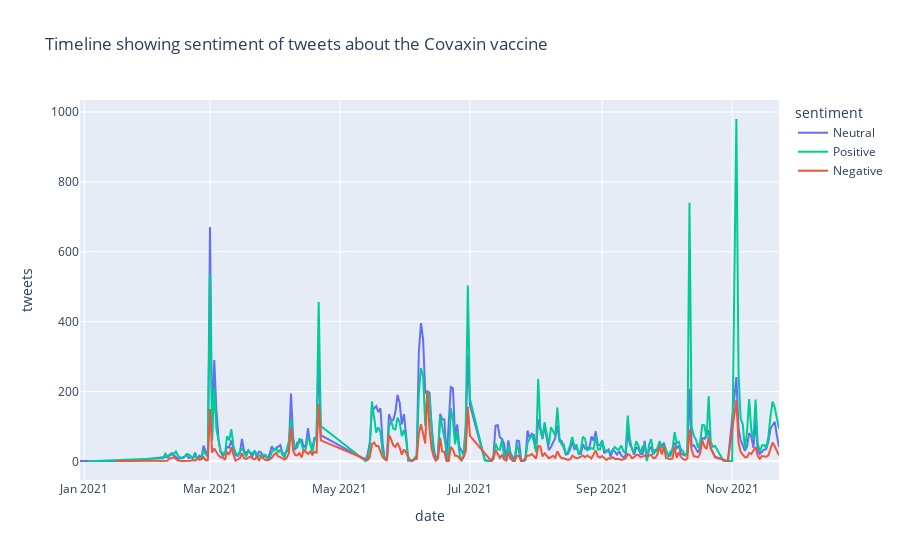

The notebook cell this image was saved under:
### Markdown cell above
#### Covaxin

### Code cell
def filtered_timeline(df, vax, title):
    df = df.dropna()
    title_str = 'Timeline showing sentiment of tweets about the '+title+' vaccine'
    vac_tweets = df_tweets[df_tweets['clean_text'].str.contains(vax, case=False, na=False)]
    
    timeline = vac_tweets.groupby(['date', 'sentiment']).agg(**{'tweets': ('id', 'count')}).reset_index()
    fig = px.line(timeline, x='date', y='tweets', color='sentiment', color_discrete_map={'Positive': '#00CC96', 'Negative': '#EF553B', 'Neutral': '#636EFA'},title=title_str)

    fig.show()
    return vac_tweets

covaxin = filtered_timeline(df_tweets, 'covaxin', title='Covaxin')

### Figure 1 — Plotly figure (JSON) as saved in the notebook; plotly's stock layout.template omitted (floating-point values rounded to 4 significant figures; data arrays with more than 128 entries replaced by an {"elided": "..."} marker saying what was removed)
{"data": [{"hovertemplate": "sentiment=Neutral<br>date=%{x}<br>tweets=%{y}<extra></extra>", "legendgroup": "Neutral", "line": {"color": "#636EFA", "dash": "solid"}, "marker": {"symbol": "circle"}, "mode": "lines", "name": "Neutral", "orientation": "v", "showlegend": true, "type": "scatter", "x": {"elided": "260 str values"}, "xaxis": "x", "y": {"elided": "260 int values"}, "yaxis": "y"}, {"hovertemplate": "sentiment=Positive<br>date=%{x}<br>tweets=%{y}<extra></extra>", "legendgroup": "Positive", "line": {"color": "#00CC96", "dash": "solid"}, "marker": {"symbol": "circle"}, "mode": "lines", "name": "Positive", "orientation": "v", "showlegend": true, "type": "scatter", "x": {"elided": "260 str values"}, "xaxis": "x", "y": {"elided": "260 int values"}, "yaxis": "y"}, {"hovertemplate": "sentiment=Negative<br>date=%{x}<br>tweets=%{y}<extra></extra>", "legendgroup": "Negative", "line": {"color": "#EF553B", "dash": "solid"}, "marker": {"symbol": "circle"}, "mode": "lines", "name": "Negative", "orientation": "v", "showlegend": true, "type": "scatter", "x": {"elided": "247 str values"}, "xaxis": "x", "y": {"elided": "247 int values"}, "yaxis": "y"}], "layout": {"legend": {"title": {"text": "sentiment"}, "tracegroupgap": 0}, "title": {"text": "Timeline showing sentiment of tweets about the Covaxin vaccine"}, "xaxis": {"anchor": "y", "domain": [0, 1], "title": {"text": "date"}}, "yaxis": {"anchor": "x", "domain": [0, 1], "title": {"text": "tweets"}}}}
